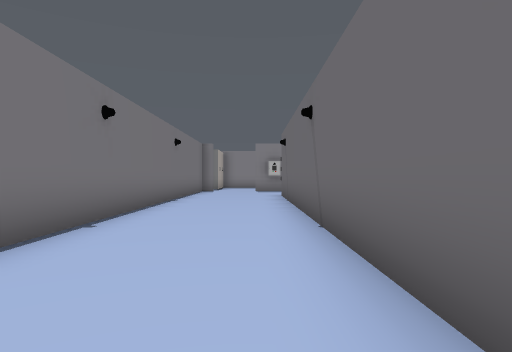
view 1 (above)

24 first-person views from a walk through a Unity game level. The camera is 1.4 m above the floor, looks level and sees 75° across. The floor is counted in squares, 2 m on a side. Each view is taken from the middle of a square. On the plan, view 1 faces up. The plan holds only what a view shows up to about 10 squares ahead; the rest is blank. The player character is not drawn. Some animated figures are left out.

view 2
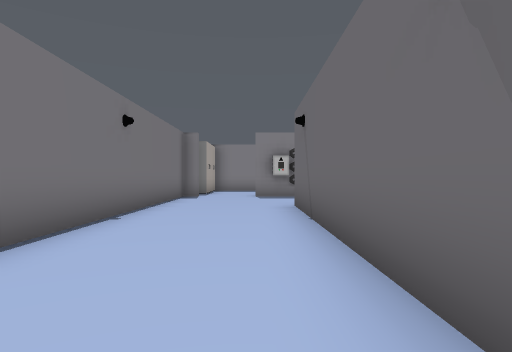

view 3
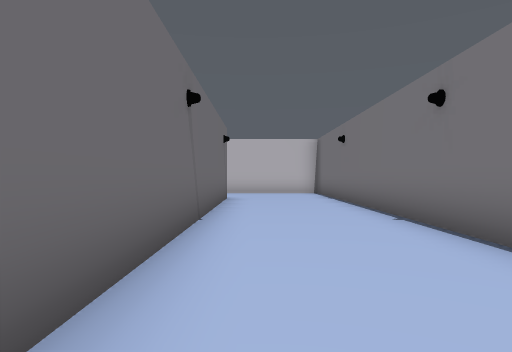

view 4
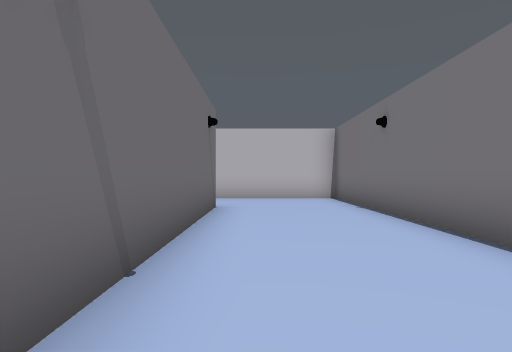

view 5
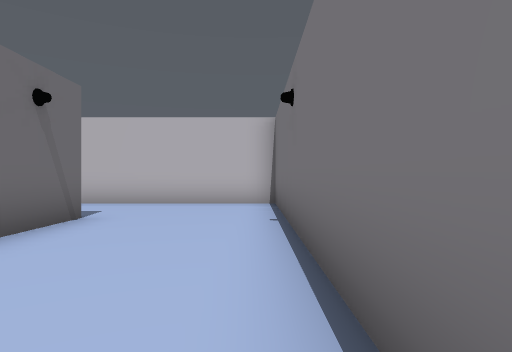

view 6
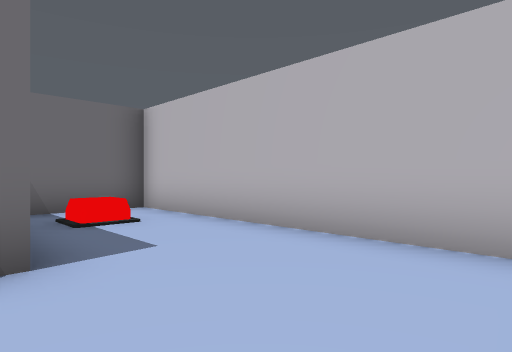

view 7
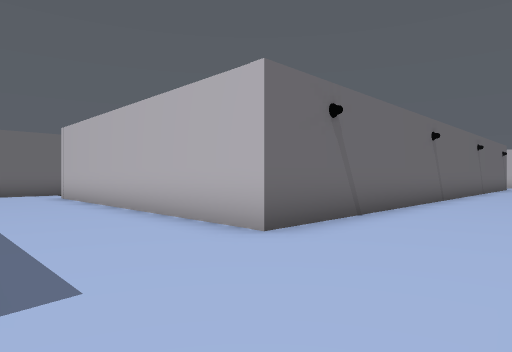

view 8
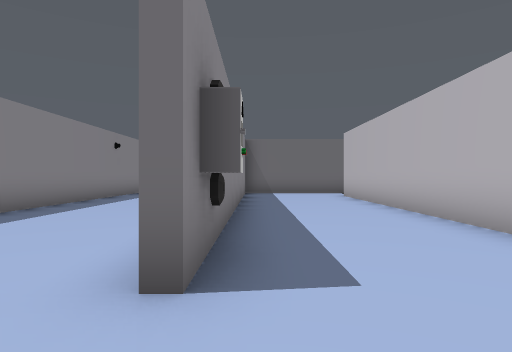

view 9
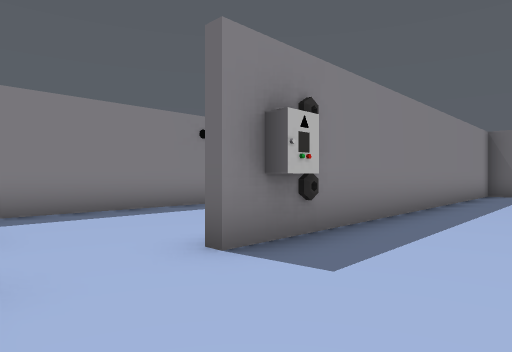

view 10
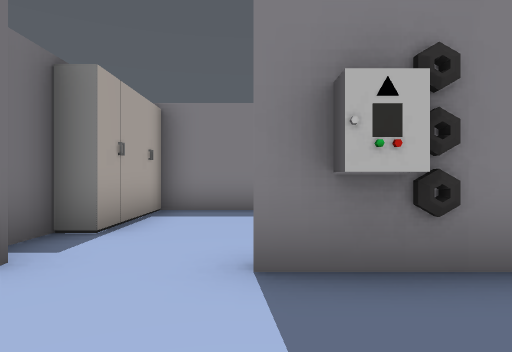

view 11
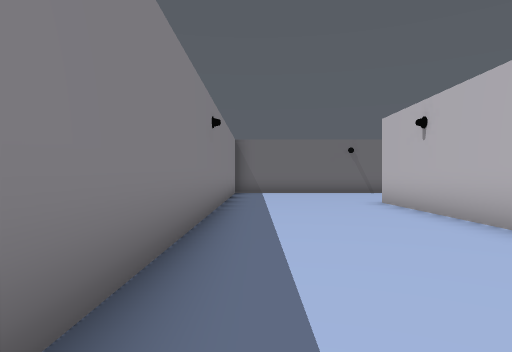

view 12
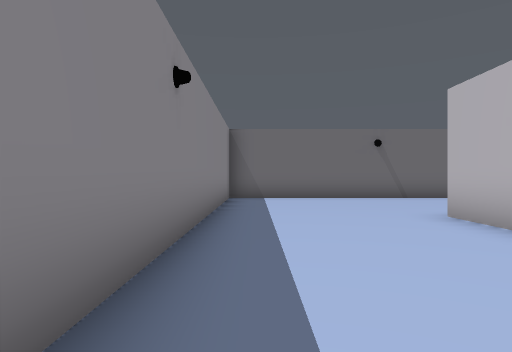

view 13
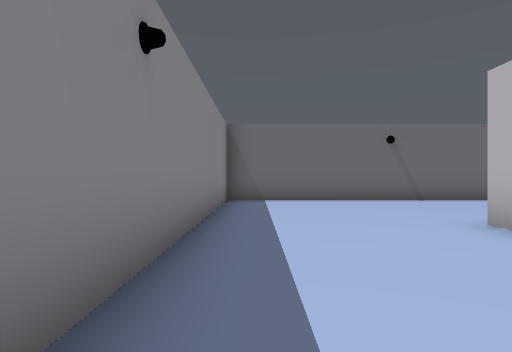

view 14
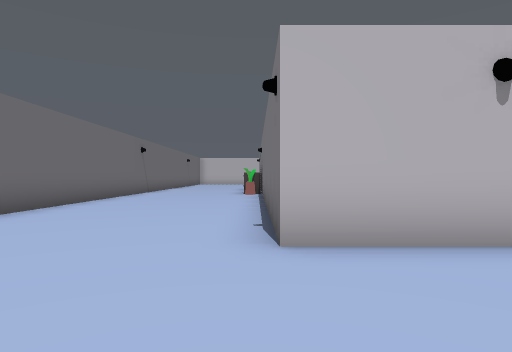

view 15
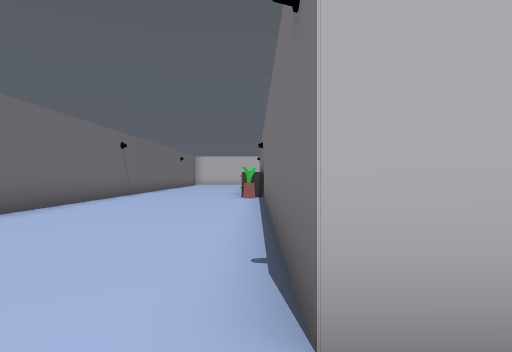

view 16
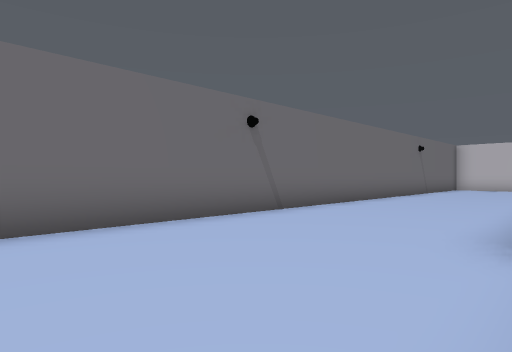

view 17
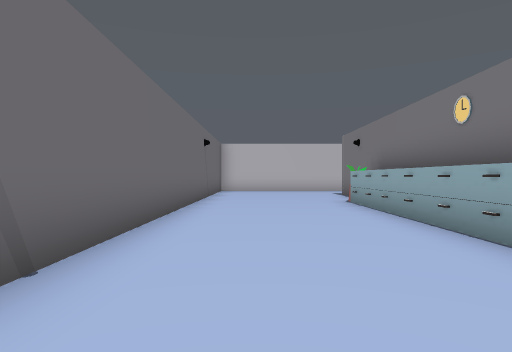

view 18
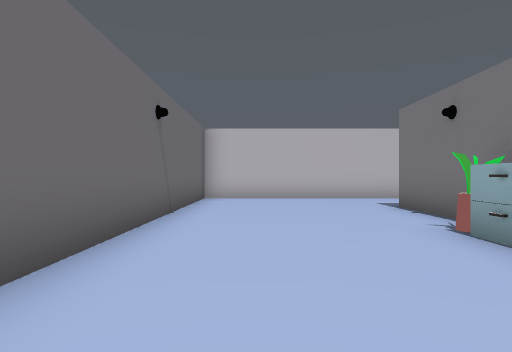

view 19
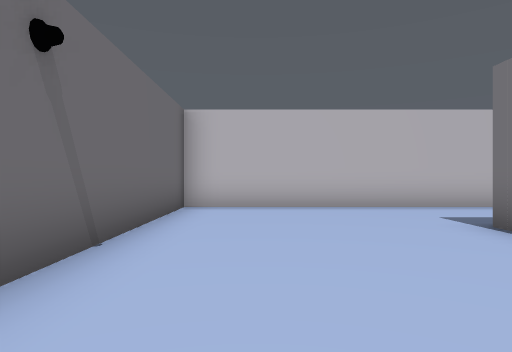

view 20
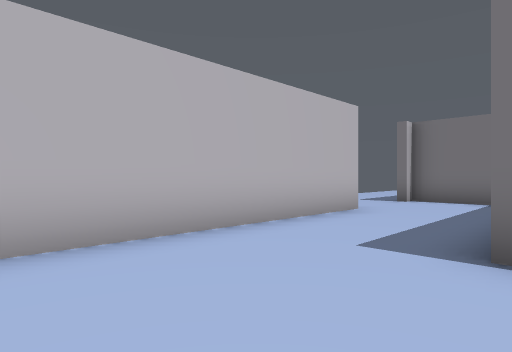

view 21
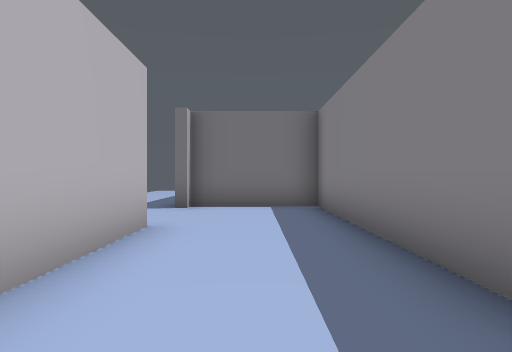

view 22
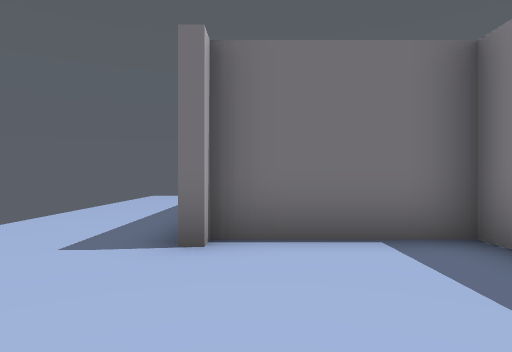

view 23
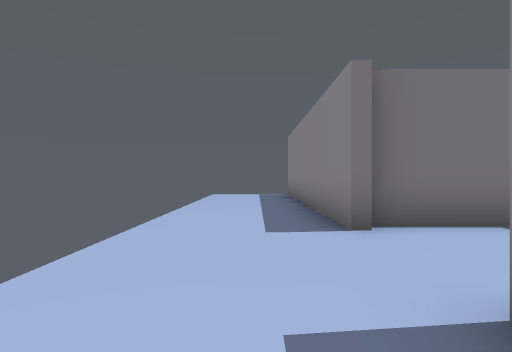

view 24
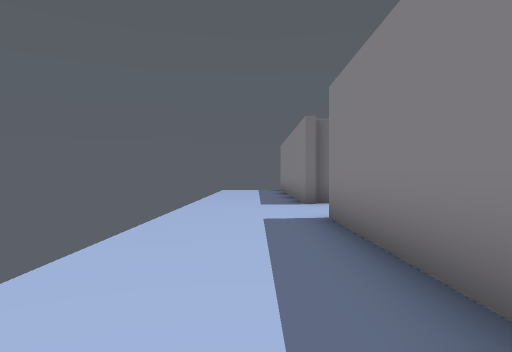

### Floor plan
Points are (right, up) in squares from view 1. A wall is a line through its corners. A room is listed if a view was taken in it or the views show most of it. See-through windows are left out.
Room 1 (views 1, 2, 3, 4, 5, 6, 7, 8, 9, 10)
walls: (-2.5, 1.8) (-2.5, -8.2); (-2.5, 14) (-2.5, 3.2); (0.9, -5.6) (0.9, 11.9) (9, 11.9); (-2.5, -8.5) (5.1, -8.5) (5.1, -6.4); (9.8, 15.4) (-0.1, 15.4)
low walls: (3, -7.3) (3, -6.6) (3.6, -6.6)
ways out: opening at (-1, 16) to room 2
objects: other object (1, 15)
Room 2 (views 11, 12, 13, 14, 15, 16, 17, 18, 19, 20, 21, 22, 23, 24)
walls: (11.8, -3.1) (11.8, -5.6); (11.1, -5.6) (5.3, -5.6) (5.3, -8.5) (5.8, -8.5); (7.2, 15.7) (11.8, 15.7) (11.8, 7.2); (8.4, -8.5) (16.6, -8.5) (16.6, 19.9) (-2, 19.9); (12.5, -8.8) (8.4, -8.8); (5.8, -8.8) (0, -8.8); (-2.5, 17.1) (-2.5, 16.2)
ways out: opening at (-1, 16) to room 1
objects: other object (-2, 18); other object (-2, 19); other object (12, -2); other object (12, -1); other object (12, 0); other object (12, 1); other object (12, 2); other object (12, 3)

Where each view was taken, in squares from view 1:
view 1: 0 up, 0 right, facing up
view 2: 4 up, 0 right, facing up
view 3: 5 up, 0 right, facing down
view 4: 2 up, 0 right, facing down
view 5: 0 up, 2 left, facing down
view 6: 5 down, 2 left, facing down-right
view 7: 15 up, 2 left, facing down-right
view 8: 15 up, 2 left, facing right
view 9: 13 up, 2 left, facing up-right
view 10: 13 up, 0 right, facing up
view 11: 19 up, 3 right, facing right
view 12: 19 up, 6 right, facing right
view 13: 19 up, 7 right, facing right
view 14: 19 up, 12 right, facing down
view 15: 17 up, 12 right, facing down
view 16: 10 up, 12 right, facing down-right
view 17: 7 up, 15 right, facing down
view 18: 2 up, 15 right, facing down
view 19: 1 down, 15 right, facing down
view 20: 5 down, 15 right, facing down-left
view 21: 7 down, 13 right, facing left
view 22: 8 down, 9 right, facing left
view 23: 10 down, 10 right, facing left
view 24: 10 down, 14 right, facing left
